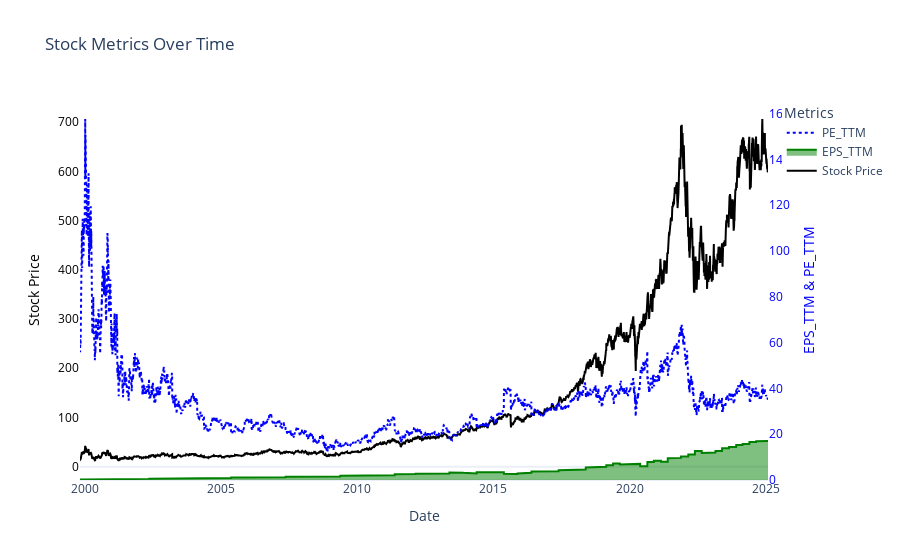

Source (notebook cell):
### Code cell
import plotly.graph_objects as go


# Create the figure
fig = go.Figure()

# Add stock_price on primary y-axis (left)
fig.add_trace(go.Scatter(
    x=stock_consolidate_df.index,
    y=stock_consolidate_df["stock_price"],
    mode='lines',
    line=dict(color='black'),
    name='Stock Price',
    yaxis="y1"
))

# Add EPS_TTM on secondary y-axis (right)
fig.add_trace(go.Scatter(
    x=stock_consolidate_df.index,
    y=stock_consolidate_df["EPS_TTM"],
    mode='lines',
    fill='tonexty',  # Shadow effect
    line=dict(color='green'),
    name='EPS_TTM',
    yaxis="y2"
))

# Add PE_TTM on secondary y-axis (right)
fig.add_trace(go.Scatter(
    x=stock_consolidate_df.index,
    y=stock_consolidate_df["PE_TTM"],
    mode='lines',
    line=dict(color='blue', dash='dot'),
    name='PE_TTM',
    yaxis="y2"
))

# Update layout to remove grid and configure dual y-axes
fig.update_layout(
    title="Stock Metrics Over Time",
    xaxis=dict(title="Date", showgrid=False),
    yaxis=dict(
        title="Stock Price",
        showgrid=False,
        titlefont=dict(color="black"),
        tickfont=dict(color="black")
    ),
    yaxis2=dict(
        title="EPS_TTM & PE_TTM",
        overlaying="y",  # Overlay with y1
        side="right",
        showgrid=False,
        titlefont=dict(color="blue"),
        tickfont=dict(color="blue")
    ),
    legend_title="Metrics",
    template="plotly_white",
    plot_bgcolor='white'  # Background color
)

# Show the plot
fig.show()

### Figure 1 — Plotly figure (JSON) as saved in the notebook; plotly's stock layout.template omitted (floating-point values rounded to 4 significant figures; data arrays with more than 128 entries replaced by an {"elided": "..."} marker saying what was removed)
{"data": [{"line": {"color": "black"}, "mode": "lines", "name": "Stock Price", "type": "scatter", "x": {"elided": "6349 str values"}, "y": {"elided": "6349 float values"}, "yaxis": "y"}, {"fill": "tonexty", "line": {"color": "green"}, "mode": "lines", "name": "EPS_TTM", "type": "scatter", "x": {"elided": "6349 str values"}, "y": {"elided": "6349 float values"}, "yaxis": "y2"}, {"line": {"color": "blue", "dash": "dot"}, "mode": "lines", "name": "PE_TTM", "type": "scatter", "x": {"elided": "6349 str values"}, "y": {"elided": "6349 float values"}, "yaxis": "y2"}], "layout": {"legend": {"title": {"text": "Metrics"}}, "plot_bgcolor": "white", "title": {"text": "Stock Metrics Over Time"}, "xaxis": {"showgrid": false, "title": {"text": "Date"}}, "yaxis": {"showgrid": false, "tickfont": {"color": "black"}, "title": {"font": {"color": "black"}, "text": "Stock Price"}}, "yaxis2": {"overlaying": "y", "showgrid": false, "side": "right", "tickfont": {"color": "blue"}, "title": {"font": {"color": "blue"}, "text": "EPS_TTM & PE_TTM"}}}}
